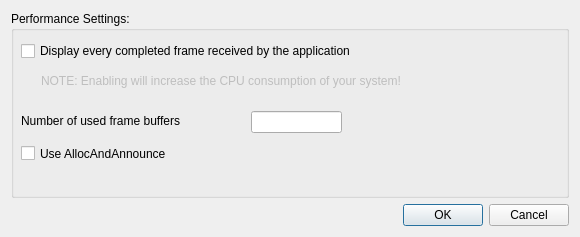
<?xml version="1.0" encoding="UTF-8"?>
<ui version="4.0">
 <class>DisplayOptionsDialog</class>
 <widget class="QDialog" name="DisplayOptionsDialog">
  <property name="geometry">
   <rect>
    <x>0</x>
    <y>0</y>
    <width>580</width>
    <height>237</height>
   </rect>
  </property>
  <property name="minimumSize">
   <size>
    <width>430</width>
    <height>145</height>
   </size>
  </property>
  <property name="maximumSize">
   <size>
    <width>580</width>
    <height>400</height>
   </size>
  </property>
  <property name="windowTitle">
   <string>Viewer Options</string>
  </property>
  <layout class="QVBoxLayout" name="verticalLayout_2">
   <item>
    <layout class="QVBoxLayout" name="verticalLayout">
     <item>
      <widget class="QGroupBox" name="groupBox_Display">
       <property name="title">
        <string>Performance Settings: </string>
       </property>
       <widget class="QCheckBox" name="DisplayInterval_CheckBox">
        <property name="enabled">
         <bool>true</bool>
        </property>
        <property name="geometry">
         <rect>
          <x>10</x>
          <y>30</y>
          <width>531</width>
          <height>20</height>
         </rect>
        </property>
        <property name="text">
         <string>Display every completed frame received by the application</string>
        </property>
        <property name="checked">
         <bool>false</bool>
        </property>
       </widget>
       <widget class="QLabel" name="Note_Label">
        <property name="enabled">
         <bool>false</bool>
        </property>
        <property name="geometry">
         <rect>
          <x>30</x>
          <y>60</y>
          <width>541</width>
          <height>20</height>
         </rect>
        </property>
        <property name="text">
         <string>NOTE: Enabling will increase the CPU consumption of your system!</string>
        </property>
       </widget>
       <widget class="QLabel" name="label_FramesCount">
        <property name="geometry">
         <rect>
          <x>10</x>
          <y>100</y>
          <width>231</width>
          <height>20</height>
         </rect>
        </property>
        <property name="text">
         <string>Number of used frame buffers</string>
        </property>
       </widget>
       <widget class="QLineEdit" name="lineEdit_FramesCount">
        <property name="geometry">
         <rect>
          <x>240</x>
          <y>100</y>
          <width>91</width>
          <height>22</height>
         </rect>
        </property>
       </widget>
       <widget class="QCheckBox" name="AllocAndAnnounce_CheckBox">
        <property name="enabled">
         <bool>true</bool>
        </property>
        <property name="geometry">
         <rect>
          <x>10</x>
          <y>130</y>
          <width>271</width>
          <height>25</height>
         </rect>
        </property>
        <property name="text">
         <string>Use AllocAndAnnounce</string>
        </property>
        <property name="checked">
         <bool>false</bool>
        </property>
       </widget>
      </widget>
     </item>
    </layout>
   </item>
   <item>
    <widget class="QDialogButtonBox" name="buttonBox">
     <property name="orientation">
      <enum>Qt::Horizontal</enum>
     </property>
     <property name="standardButtons">
      <set>QDialogButtonBox::Cancel|QDialogButtonBox::Ok</set>
     </property>
    </widget>
   </item>
  </layout>
 </widget>
 <resources/>
 <connections>
  <connection>
   <sender>buttonBox</sender>
   <signal>accepted()</signal>
   <receiver>DisplayOptionsDialog</receiver>
   <slot>accept()</slot>
   <hints>
    <hint type="sourcelabel">
     <x>248</x>
     <y>254</y>
    </hint>
    <hint type="destinationlabel">
     <x>157</x>
     <y>274</y>
    </hint>
   </hints>
  </connection>
  <connection>
   <sender>buttonBox</sender>
   <signal>rejected()</signal>
   <receiver>DisplayOptionsDialog</receiver>
   <slot>reject()</slot>
   <hints>
    <hint type="sourcelabel">
     <x>316</x>
     <y>260</y>
    </hint>
    <hint type="destinationlabel">
     <x>286</x>
     <y>274</y>
    </hint>
   </hints>
  </connection>
 </connections>
</ui>
